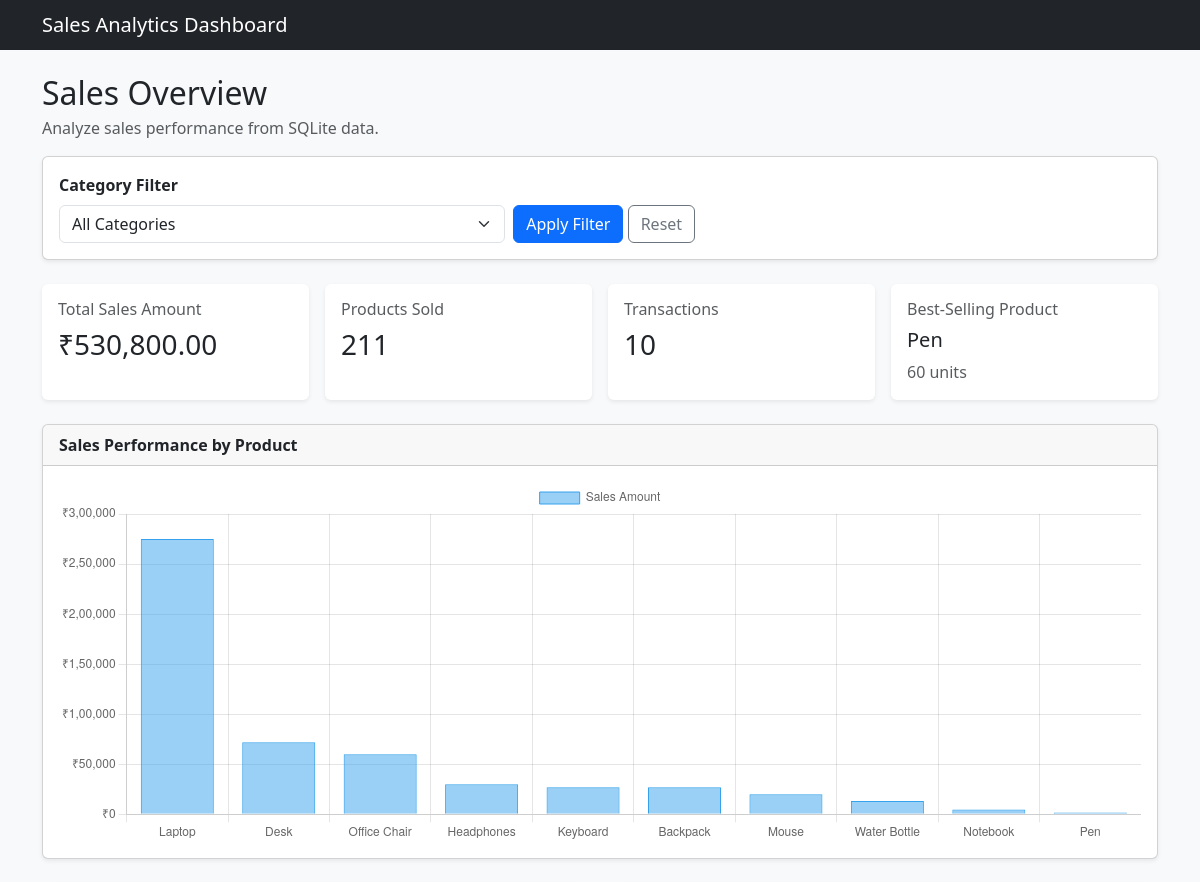
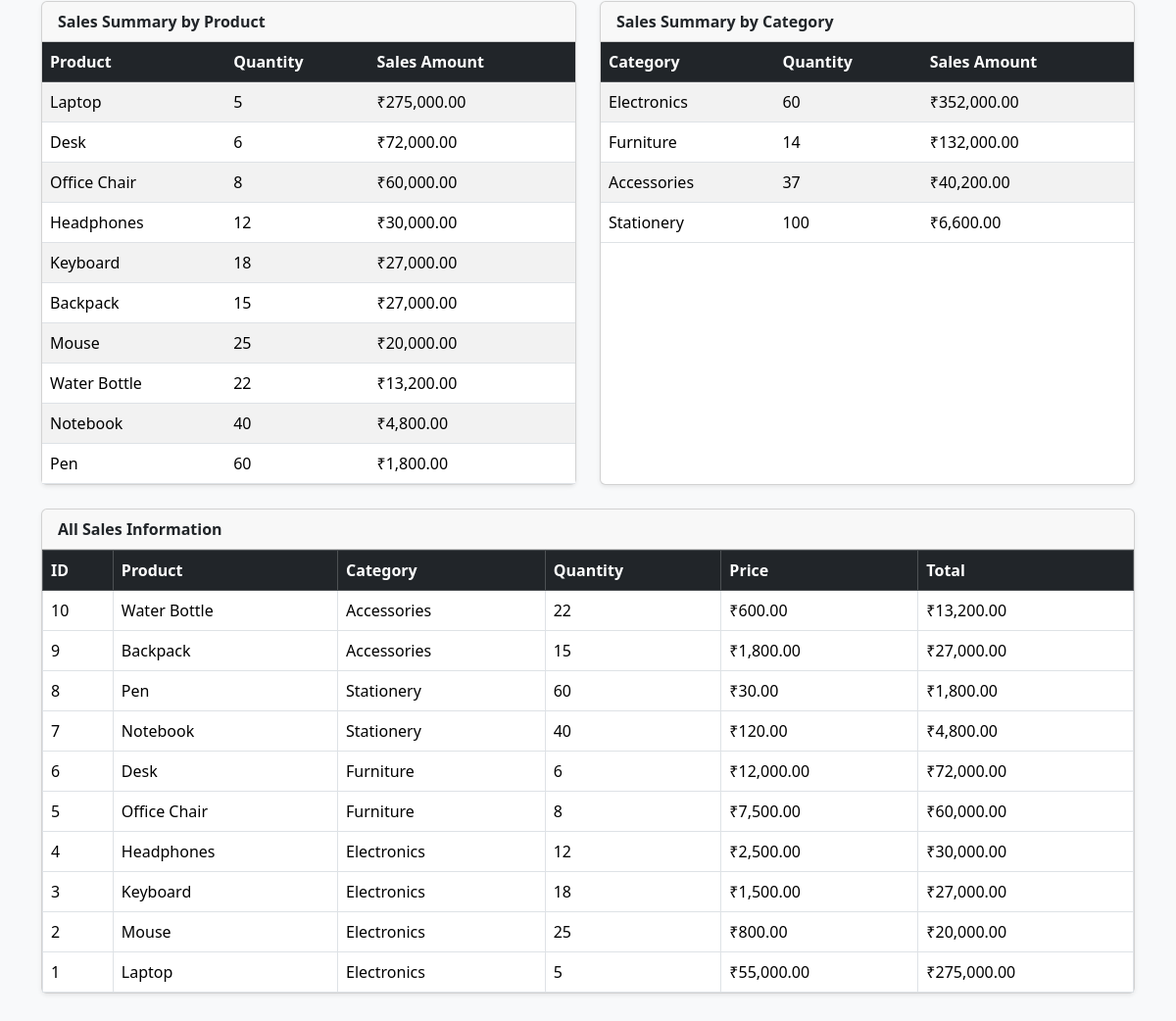
The page / on the database its author committed (2 pictures, top to bottom).
### tables this page shows
CREATE TABLE sales (
    id INTEGER PRIMARY KEY AUTOINCREMENT,
    product TEXT NOT NULL,
    category TEXT NOT NULL,
    quantity INTEGER NOT NULL,
    price REAL NOT NULL,
    total REAL NOT NULL
);

### app.py (the view)
@app.route("/")
def dashboard():
    selected_category = request.args.get("category", "").strip()
    conn = get_db_connection()
    categories = conn.execute("""
        SELECT DISTINCT category
        FROM sales
        ORDER BY category
    """).fetchall()
    where_clause = ""
    params = ()
    if selected_category:
        where_clause = "WHERE category = ?"
        params = (selected_category,)
    stats = conn.execute(f"""
        SELECT
            COALESCE(SUM(total), 0) AS total_sales,
            COALESCE(SUM(quantity), 0) AS total_quantity,
            COUNT(*) AS total_transactions
        FROM sales
        {where_clause}
    """, params).fetchone()
    best_selling = conn.execute(f"""
        SELECT product, SUM(quantity) AS quantity_sold
        FROM sales
        {where_clause}
        GROUP BY product
        ORDER BY quantity_sold DESC
        LIMIT 1
    """, params).fetchone()
    product_summary = conn.execute(f"""
        SELECT
            product,
            SUM(quantity) AS quantity_sold,
            SUM(total) AS sales_amount
        FROM sales
        {where_clause}
        GROUP BY product
        ORDER BY sales_amount DESC
    """, params).fetchall()
    category_summary = conn.execute(f"""
        SELECT
            category,
            SUM(quantity) AS quantity_sold,
            SUM(total) AS sales_amount
        FROM sales
        {where_clause}
        GROUP BY category
        ORDER BY sales_amount DESC
    """, params).fetchall()
    sales_rows = conn.execute(f"""
        SELECT id, product, category, quantity, price, total
        FROM sales
        {where_clause}
        ORDER BY id DESC
    """, params).fetchall()
    conn.close()
    chart_labels = [row["product"] for row in product_summary]
    chart_values = [float(row["sales_amount"]) for row in product_summary]
    return render_template(
        "dashboard.html",
        stats=stats,
        best_selling=best_selling,
        product_summary=product_summary,
        category_summary=category_summary,
        sales_rows=sales_rows,
        categories=categories,
        selected_category=selected_category,
        chart_labels=chart_labels,
        chart_values=chart_values,
    )

### app.py (called while the page is built)
def get_db_connection():
    conn = sqlite3.connect(DB_PATH)
    conn.row_factory = sqlite3.Row
    return conn

### templates/dashboard.html (shortened to what this page needs)
<!DOCTYPE html>
<html lang="en">
<head>
    <link href="https://cdn.jsdelivr.net/npm/bootstrap@5.3.3/dist/css/bootstrap.min.css" rel="stylesheet">
</head>
<body class="bg-light">
<nav class="navbar navbar-dark bg-dark mb-4">
    <div class="container">
        <span class="navbar-brand mb-0 h1">Sales Analytics Dashboard</span>
    </div>
</nav>
<div class="container pb-5">
    <div class="d-flex justify-content-between align-items-center mb-3">
        <div>
            <h2 class="mb-1">Sales Overview</h2>
            <p class="text-muted mb-0">Analyze sales performance from SQLite data.</p>
        </div>
    </div>
    <div class="card shadow-sm mb-4">
        <div class="card-body">
            <form method="GET" class="row g-2 align-items-end">
                <div class="col-md-5">
                    <label for="category" class="form-label fw-semibold">Category Filter</label>
                    <select name="category" id="category" class="form-select">
                        <option value="">All Categories</option>
                    </select>
                </div>
                <div class="col-md-auto">
                    <button type="submit" class="btn btn-primary">Apply Filter</button>
                    <a href="{{ url_for('dashboard') }}" class="btn btn-outline-secondary">Reset</a>
                </div>
            </form>
        </div>
    </div>
    <div class="row g-3 mb-4">
        <div class="col-md-3">
            <div class="card shadow-sm h-100 border-0">
                <div class="card-body">
                    <h6 class="text-muted">Total Sales Amount</h6>
                    <h3>₹{{ "{:,.2f}".format(stats["total_sales"]) }}</h3>
                </div>
            </div>
        </div>
        <div class="col-md-3">
            <div class="card shadow-sm h-100 border-0">
                <div class="card-body">
                    <h6 class="text-muted">Products Sold</h6>
                    <h3>{{ stats["total_quantity"] }}</h3>
                </div>
            </div>
        </div>
        <div class="col-md-3">
            <div class="card shadow-sm h-100 border-0">
                <div class="card-body">
                    <h6 class="text-muted">Transactions</h6>
                    <h3>{{ stats["total_transactions"] }}</h3>
                </div>
            </div>
        </div>
        <div class="col-md-3">
            <div class="card shadow-sm h-100 border-0">
                <div class="card-body">
                    <h6 class="text-muted">Best-Selling Product</h6>
                    {% if best_selling %}
                        <h5>{{ best_selling["product"] }}</h5>
                        <span class="text-muted">{{ best_selling["quantity_sold"] }} units</span>
                    {% else %}
                        <h5>No data</h5>
                    {% endif %}
                </div>
            </div>
        </div>
    </div>
    <div class="card shadow-sm mb-4">
        <div class="card-header fw-bold">Sales Performance by Product</div>
        <div class="card-body">
            <canvas id="salesChart" height="100"></canvas>
        </div>
    </div>
    <div class="row g-4 mb-4">
        <div class="col-lg-6">
            <div class="card shadow-sm h-100">
                <div class="card-header fw-bold">Sales Summary by Product</div>
                <div class="card-body p-0">
                    <div class="table-responsive">
                        <table class="table table-striped table-hover mb-0">
                            <thead class="table-dark">
                                <tr>
                                    <th>Product</th>
                                    <th>Quantity</th>
                                    <th>Sales Amount</th>
                                </tr>
                            </thead>
                            <tbody>
                            {% for row in product_summary %}
                                <tr>
                                    <td>{{ row["product"] }}</td>
                                    <td>{{ row["quantity_sold"] }}</td>
                                    <td>₹{{ "{:,.2f}".format(row["sales_amount"]) }}</td>
                                </tr>
                            {% else %}
                                <tr><td colspan="3" class="text-center">No data available.</td></tr>
                            {% endfor %}
                            </tbody>
                        </table>
                    </div>
                </div>
            </div>
        </div>
        <div class="col-lg-6">
            <div class="card shadow-sm h-100">
                <div class="card-header fw-bold">Sales Summary by Category</div>
                <div class="card-body p-0">
                    <div class="table-responsive">
                        <table class="table table-striped table-hover mb-0">
                            <thead class="table-dark">
                                <tr>
                                    <th>Category</th>
                                    <th>Quantity</th>
                                    <th>Sales Amount</th>
                                </tr>
                            </thead>
                            <tbody>
                            {% for row in category_summary %}
                                <tr>
                                    <td>{{ row["category"] }}</td>
                                    <td>{{ row["quantity_sold"] }}</td>
                                    <td>₹{{ "{:,.2f}".format(row["sales_amount"]) }}</td>
                                </tr>
                            {% else %}
                                <tr><td colspan="3" class="text-center">No data available.</td></tr>
                            {% endfor %}
                            </tbody>
                        </table>
                    </div>
                </div>
            </div>
        </div>
    </div>
    <div class="card shadow-sm">
        <div class="card-header fw-bold">All Sales Information</div>
        <div class="card-body p-0">
            <div class="table-responsive">
                <table class="table table-bordered table-hover mb-0 align-middle">
                    <thead class="table-dark">
                        <tr>
                            <th>ID</th>
                            <th>Product</th>
                            <th>Category</th>
                            <th>Quantity</th>
                            <th>Price</th>
                            <th>Total</th>
                        </tr>
                    </thead>
                    <tbody>
                    {% for row in sales_rows %}
                        <tr>
                            <td>{{ row["id"] }}</td>
                            <td>{{ row["product"] }}</td>
                            <td>{{ row["category"] }}</td>
                            <td>{{ row["quantity"] }}</td>
                            <td>₹{{ "{:,.2f}".format(row["price"]) }}</td>
                            <td>₹{{ "{:,.2f}".format(row["total"]) }}</td>
                        </tr>
                    {% else %}
                        <tr><td colspan="6" class="text-center">No sales records found.</td></tr>
                    {% endfor %}
                    </tbody>
                </table>
            </div>
        </div>
    </div>
</div>
<script>
    const labels = {{ chart_labels | tojson }};
    const values = {{ chart_values | tojson }};
    new Chart(document.getElementById("salesChart"), {
        type: "bar",
        data: {
            labels: labels,
            datasets: [{
                label: "Sales Amount",
                data: values,
                borderWidth: 1
            }]
        },
        options: {
            responsive: true,
            scales: {
                y: {
                    beginAtZero: true,
                    ticks: {
                        callback: function(value) {
                            return "₹" + Number(value).toLocaleString("en-IN");
                        }
                    }
                }
            }
        }
    });
</script>
</body>
</html>

### rows shown on the page
sales: product "Pen", quantity_sold "60", sales_amount "1,800.00", id "8", category "Stationery", quantity "60", price "30.00", total "1,800.00"
sales: product "Laptop", quantity_sold "5", sales_amount "275,000.00", id "1", category "Electronics", quantity "5", price "55,000.00", total "275,000.00"
sales: product "Desk", quantity_sold "6", sales_amount "72,000.00", id "6", category "Furniture", quantity "6", price "12,000.00", total "72,000.00"
sales: product "Office Chair", quantity_sold "8", sales_amount "60,000.00", id "5", category "Furniture", quantity "8", price "7,500.00", total "60,000.00"
sales: product "Headphones", quantity_sold "12", sales_amount "30,000.00", id "4", category "Electronics", quantity "12", price "2,500.00", total "30,000.00"
sales: product "Keyboard", quantity_sold "18", sales_amount "27,000.00", id "3", category "Electronics", quantity "18", price "1,500.00", total "27,000.00"
sales: product "Backpack", quantity_sold "15", sales_amount "27,000.00", id "9", category "Accessories", quantity "15", price "1,800.00", total "27,000.00"
sales: product "Mouse", quantity_sold "25", sales_amount "20,000.00", id "2", category "Electronics", quantity "25", price "800.00", total "20,000.00"
sales: product "Water Bottle", quantity_sold "22", sales_amount "13,200.00", id "10", category "Accessories", quantity "22", price "600.00", total "13,200.00"
sales: product "Notebook", quantity_sold "40", sales_amount "4,800.00", id "7", category "Stationery", quantity "40", price "120.00", total "4,800.00"

### other values the page prints
{{ "{:,.2f}".format(stats["total_sales"]) }} "530,800.00"
{{ stats["total_quantity"] }} "211"
{{ stats["total_transactions"] }} "10"
{{ best_selling["quantity_sold"] }} "60"
{{ row["category"] }} "Electronics" "Furniture" "Accessories" "Stationery"
{{ row["quantity_sold"] }} "60" "14" "37" "100"
{{ "{:,.2f}".format(row["sales_amount"]) }} "352,000.00" "132,000.00" "40,200.00" "6,600.00"
chart data {{ chart_labels | tojson }} ["Laptop", "Desk", "Office Chair", "Headphones", "Keyboard", "Backpack", "Mouse", "Water Bottle", "Notebook", "Pen"]
chart data {{ chart_values | tojson }} [275000.0, 72000.0, 60000.0, 30000.0, 27000.0, 27000.0, 20000.0, 13200.0, 4800.0, 1800.0]
